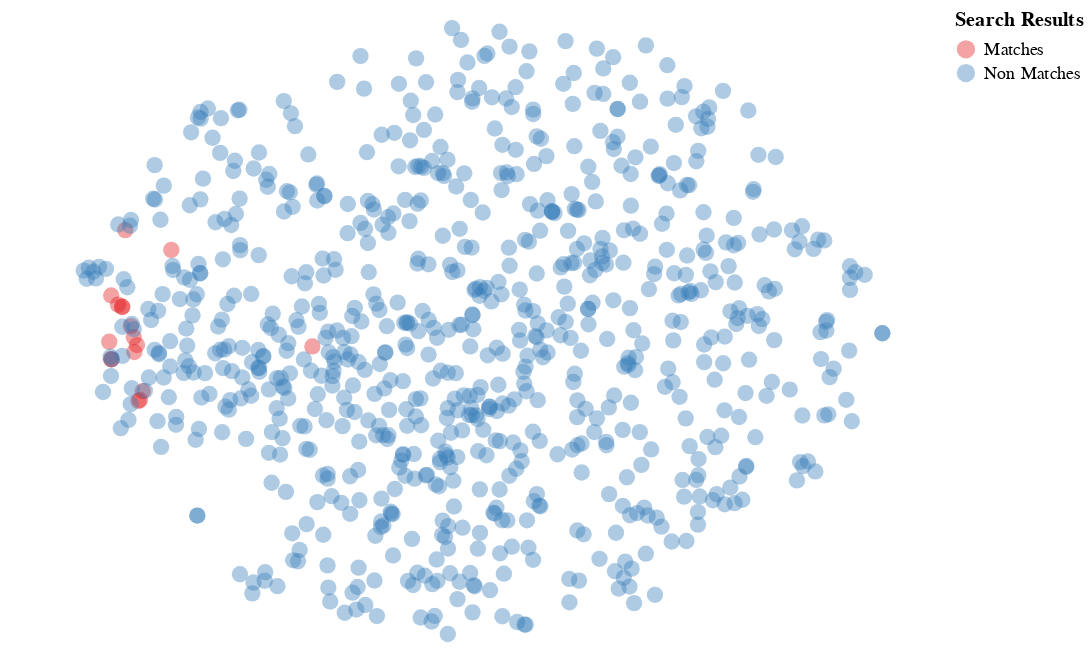

Notebook source saved alongside this figure:
### Code cell
query ="""
Efforts to identify the underlying drivers of fear, anxiety and stigma that
fuel misinformation and rumor, particularly through social media.
"""
papers.search_2d(query)

### Figure 1 — Vega-Lite specification as saved in the notebook (floating-point values rounded to 4 significant figures; data arrays with more than 128 entries replaced by an {"elided": "..."} marker saying what was removed)
{"config": {"view": {"continuousWidth": 400, "continuousHeight": 300, "strokeWidth": 0}, "axis": {"grid": false}}, "data": {"name": "data-6225be95d2c4d44e899d955744c71616"}, "mark": {"type": "circle", "opacity": 0.4, "size": 80}, "encoding": {"color": {"type": "nominal", "field": "Search Results", "scale": {"scheme": "set1"}}, "x": {"type": "quantitative", "axis": null, "field": "x"}, "y": {"type": "quantitative", "axis": null, "field": "y"}}, "height": 350, "width": 500, "$schema": "https://vega.github.io/schema/vega-lite/v4.0.2.json", "datasets": {"data-6225be95d2c4d44e899d955744c71616": {"elided": "817 records"}}}
